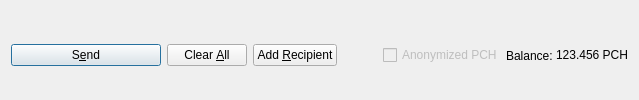
         <widget class="QFrame" name="frame_Send">
          <layout class="QHBoxLayout" name="horizontalLayout">
           <property name="bottomMargin">
            <number>0</number>
           </property>
           <item>
            <widget class="QPushButton" name="sendButton">
             <property name="minimumSize">
              <size>
               <width>150</width>
               <height>0</height>
              </size>
             </property>
             <property name="toolTip">
              <string>Confirm the send action</string>
             </property>
             <property name="text">
              <string>S&amp;end</string>
             </property>
             <property name="icon">
              <iconset resource="../popchain.qrc">
               <normaloff>:/icons/send</normaloff>:/icons/send</iconset>
             </property>
             <property name="autoDefault">
              <bool>false</bool>
             </property>
             <property name="default">
              <bool>true</bool>
             </property>
            </widget>
           </item>
           <item>
            <widget class="QPushButton" name="clearButton">
             <property name="sizePolicy">
              <sizepolicy hsizetype="Minimum" vsizetype="Fixed">
               <horstretch>0</horstretch>
               <verstretch>0</verstretch>
              </sizepolicy>
             </property>
             <property name="toolTip">
              <string>Clear all fields of the form.</string>
             </property>
             <property name="text">
              <string>Clear &amp;All</string>
             </property>
             <property name="icon">
              <iconset resource="../popchain.qrc">
               <normaloff>:/icons/remove</normaloff>:/icons/remove</iconset>
             </property>
             <property name="autoDefault">
              <bool>false</bool>
             </property>
            </widget>
           </item>
           <item>
            <widget class="QPushButton" name="addButton">
             <property name="toolTip">
              <string>Send to multiple recipients at once</string>
             </property>
             <property name="text">
              <string>Add &amp;Recipient</string>
             </property>
             <property name="icon">
              <iconset resource="../popchain.qrc">
               <normaloff>:/icons/add</normaloff>:/icons/add</iconset>
             </property>
             <property name="autoDefault">
              <bool>false</bool>
             </property>
            </widget>
           </item>
           <item>
            <spacer name="horizontalSpacer">
             <property name="orientation">
              <enum>Qt::Horizontal</enum>
             </property>
             <property name="sizeHint" stdset="0">
              <size>
               <width>40</width>
               <height>20</height>
              </size>
             </property>
            </spacer>
           </item>
           <item>
            <layout class="QHBoxLayout" name="horizontalLayout_2">
             <property name="spacing">
              <number>3</number>
             </property>
             <item>
              <widget class="QCheckBox" name="checkzPCH">
               <property name="enabled">
                <bool>false</bool>
               </property>
               <property name="text">
                <string>Anonymized PCH</string>
               </property>
              </widget>
             </item>
             <item>
              <widget class="QLabel" name="label">
               <property name="text">
                <string>Balance:</string>
               </property>
              </widget>
             </item>
             <item>
              <widget class="QLabel" name="labelBalance">
               <property name="sizePolicy">
                <sizepolicy hsizetype="Preferred" vsizetype="Fixed">
                 <horstretch>0</horstretch>
                 <verstretch>0</verstretch>
                </sizepolicy>
               </property>
               <property name="cursor">
                <cursorShape>IBeamCursor</cursorShape>
               </property>
               <property name="text">
                <string notr="true">123.456 PCH</string>
               </property>
               <property name="textInteractionFlags">
                <set>Qt::LinksAccessibleByMouse|Qt::TextSelectableByKeyboard|Qt::TextSelectableByMouse</set>
               </property>
              </widget>
             </item>
            </layout>
           </item>
          </layout>
         </widget>
